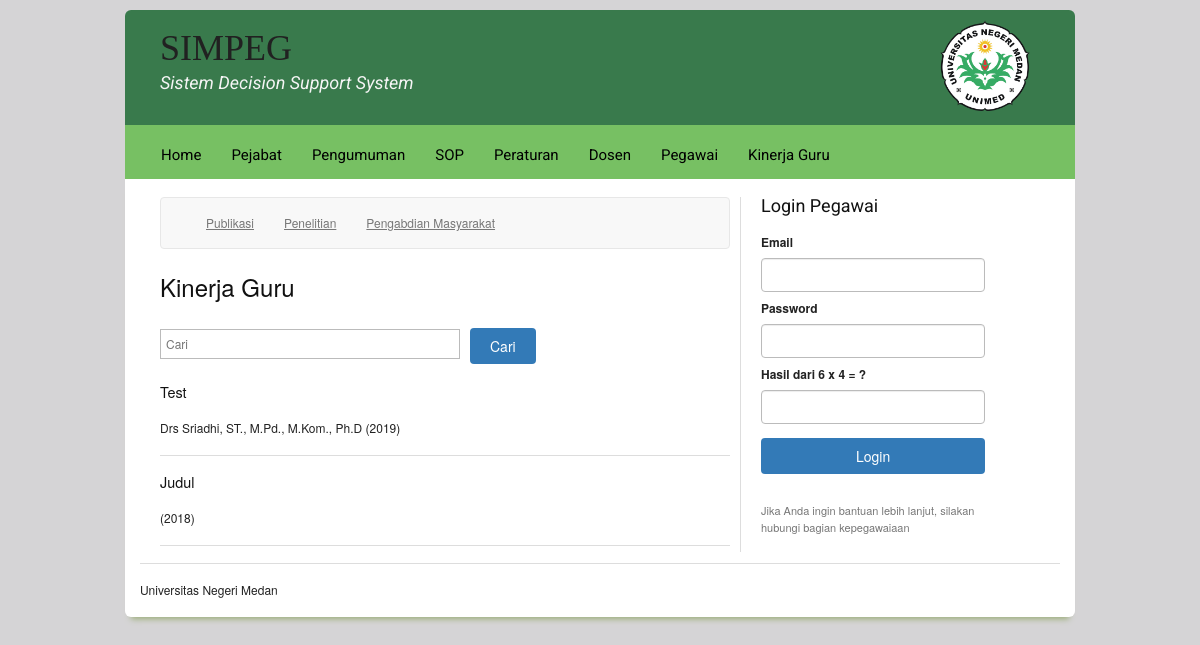
The page /web/kinerja/penelitian on the database its author committed.
### tables this page shows
CREATE TABLE `simpeg_identitas` (
  `id` int(11) NOT NULL,
  `kode` varchar(10) NOT NULL,
  `nama` varchar(100) NOT NULL,
  `alamat` varchar(255) NOT NULL,
  `kota` varchar(30) NOT NULL,
  `telp` varchar(30) NOT NULL,
  `fax` varchar(30) NOT NULL,
  `web` varchar(50) NOT NULL,
  `email` varchar(50) NOT NULL,
  `logo` varchar(50) NOT NULL,
  `instansi` varchar(100) NOT NULL,
  `fb` varchar(100) NOT NULL,
  `tw` varchar(100) NOT NULL,
  `ig` varchar(100) NOT NULL,
  `yt` varchar(100) NOT NULL,
  `footer` varchar(255) NOT NULL,
  `deskripsi` text NOT NULL,
  `keyword` text NOT NULL
);

CREATE TABLE `simpeg_penelitian` (
  `id` int(11) NOT NULL,
  `idsdm` varchar(9) NOT NULL,
  `tahun` year(4) NOT NULL,
  `sumber_dana` varchar(2) NOT NULL,
  `biaya_penelitian` double NOT NULL,
  `peran_penelitian` varchar(2) NOT NULL,
  `judul_penelitian` varchar(500) NOT NULL,
  `seo` varchar(600) NOT NULL,
  `dibaca` int(11) NOT NULL
);

CREATE TABLE `m_sdm` (
  `idsdm` varchar(9) NOT NULL,
  `jenis` enum('DOSEN','PEGAWAI') NOT NULL,
  `status` int(11) NOT NULL,
  `nip` varchar(25) NOT NULL,
  `nidn` varchar(20) DEFAULT NULL,
  `unit` int(11) NOT NULL,
  `nama` varchar(200) NOT NULL,
  `gelar_depan` varchar(50) NOT NULL,
  `gelar_belakang` varchar(50) NOT NULL,
  `agama` varchar(1) NOT NULL,
  `jk` varchar(1) NOT NULL,
  `tempat_lahir` varchar(200) NOT NULL,
  `tgl_lahir` date NOT NULL,
  `nik` varchar(25) NOT NULL,
  `status_nikah` varchar(2) NOT NULL,
  `hp` varchar(25) NOT NULL,
  `alamat` varchar(300) NOT NULL,
  `email` varchar(100) NOT NULL,
  `email_institusi` varchar(100) NOT NULL,
  `npwp` varchar(25) NOT NULL,
  `bank` varchar(1) NOT NULL,
  `norek` varchar(50) NOT NULL,
  `kodepos` varchar(10) NOT NULL,
  `mulai_masuk` date NOT NULL,
  `no_sk` varchar(50) NOT NULL,
  `kode_pendidikan` varchar(1) NOT NULL,
  `instansi_induk` varchar(2) NOT NULL,
  `status_aktif` varchar(2) NOT NULL DEFAULT 'A',
  `tgl_aktif` datetime NOT NULL DEFAULT CURRENT_TIMESTAMP,
  `ket_aktif` varchar(1000) NOT NULL DEFAULT 'Aktif',
  `pangkat_golongan` varchar(1) NOT NULL,
  `jabatan_fungsional` varchar(1) NOT NULL,
  `jabatan_struktural` varchar(1) NOT NULL,
  `orcid_id` varchar(64) DEFAULT NULL,
  `scholar_id` varchar(64) DEFAULT NULL,
  `sinta_id` varchar(64) DEFAULT NULL,
  `foto` varchar(100) NOT NULL,
  `salt` varchar(8) NOT NULL,
  `token` varchar(64) NOT NULL,
  `password` varchar(100) NOT NULL,
  `login_terakhir` datetime NOT NULL
);

### application/libraries/Template.php (called while the page is built)
<?php if ( ! defined('BASEPATH')) exit('No direct script access allowed');
class Template {
		var $template_data = array();
		function set($name, $value)
		{
			$this->template_data[$name] = $value;
		}
		function load($template = '', $view = '' , $view_data = array(), $return = FALSE)
		{
			$this->CI =& get_instance();
			$this->set('contents', $this->CI->load->view($view, $view_data, TRUE));
			return $this->CI->load->view($template, $this->template_data, $return);
		}
}

### application/controllers/Web.php (called while the page is built, shortened)
<?php
class Web extends CI_Controller {
    function kinerja($tab='publikasi'){
        $token=token();
        $this->session->set_userdata(array('token'=>$token));
        $data['token']=$token;
        $this->mathcaptcha->generatekode();
        $data['captcha']=$this->mathcaptcha->showcaptcha();
        $data['tab']=$tab;
        $data['tabs']=array('publikasi'=>'Publikasi','penelitian'=>'Penelitian','pengabdian'=>'Pengabdian Masyarakat');
        $cari=$this->session->cari;
        $data['cari']=$cari;
        if($tab=='publikasi')
        {
          $data['title']='Data Publikasi';
        }
        else if($tab=='penelitian')
        {
          $data['title']='Data Penelitian';
        }
        else if($tab=='pengabdian')
        {
          $data['title']='Data Pengabdian Masyarakat';
        }
     $query=$this->model_app->view_kinerja($tab,$cari);
     $jumlah=count($query);
      $config['per_page'] = 10;
      if ($this->uri->segment('4')==''){
        $dari = 0;
      }else{
        $hal=$this->uri->segment('4');
        $dari = ($hal-1) * $config['per_page'];
      }
      $data['judul'] = $data['title'];
      $data['total'] = $jumlah;
      $data['sisa'] = $config['per_page'];
      $data['dari'] = $dari;
      if (is_numeric($dari)) {
        $data['record'] = $this->model_app->view_kinerja_limit($tab,$cari,$dari,$config['per_page']);
      }else{
        redirect();
      }
        $this->template->load('front','front/kinerja',$data);
        }
}

### index.php (called while the page is built, shortened)
<?php
require_once BASEPATH.'core/CodeIgniter.php';

### application/models/Model_app.php (called while the page is built, shortened)
<?php
class Model_app extends CI_model{
    function view_kinerja($hal,$cari){
        if($hal=='publikasi')
        {
        return $this->db->query("SELECT * FROM simpeg_publikasi  WHERE judul LIKE '%$cari%' ORDER BY tahun DESC, judul ASC")->result_array();
        }
        else if($hal=='penelitian')
        {
        return $this->db->query("SELECT * FROM simpeg_penelitian  WHERE judul_penelitian LIKE '%$cari%' ORDER BY tahun DESC, judul_penelitian ASC")->result_array();
        }
        else if($hal=='pengabdian')
        {
        return $this->db->query("SELECT * FROM simpeg_pengabdian  WHERE judul LIKE '%$cari%' ORDER BY tahun DESC, judul ASC")->result_array();
        }
    }
    function view_kinerja_limit($hal,$cari,$dari,$baris){
        if($hal=='publikasi')
        {
        return $this->db->query("SELECT * FROM simpeg_publikasi  WHERE judul LIKE '%$cari%' ORDER BY tahun DESC, judul ASC LIMIT $dari,$baris")->result_array();
        }
        else if($hal=='penelitian')
        {
        return $this->db->query("SELECT * FROM simpeg_penelitian  WHERE judul_penelitian LIKE '%$cari%' ORDER BY tahun DESC, judul_penelitian ASC LIMIT $dari,$baris")->result_array();
        }
        else if($hal=='pengabdian')
        {
        return $this->db->query("SELECT * FROM simpeg_pengabdian  WHERE judul LIKE '%$cari%' ORDER BY tahun DESC, judul ASC LIMIT $dari,$baris")->result_array();
        }
    }
}

### application/helpers/engine_helper.php (called while the page is built, shortened)
<?php
function identitas($p){
        $ci = & get_instance();
        $bg = $ci->db->query("SELECT $p FROM simpeg_identitas WHERE id=1")->row_array();
        return $bg[$p];
    }
function viewSdm($p){
        $ci = & get_instance();
        $fav = $ci->db->query("SELECT nama,gelar_depan,gelar_belakang FROM m_sdm WHERE idsdm='$p'")->row_array();
        if($fav['gelar_depan']=='' AND $fav['gelar_belakang']=='')
        {
            return $fav['nama'];
        }
        else if($fav['gelar_depan']!='' AND $fav['gelar_belakang']=='')
        {
            return $fav['gelar_depan'].' '.$fav['nama'];
        }
        else if($fav['gelar_depan']=='' AND $fav['gelar_belakang']!='')
        {
            return $fav['nama'].', '.$fav['gelar_belakang'];
        }
        else
        {
            return $fav['gelar_depan'].' '.$fav['nama'].', '.$fav['gelar_belakang'];
        }
    }

### application/config/config.php (called while the page is built, shortened)
<?php
$config['base_url'] = (isset($_SERVER['HTTPS']) ? "https://" : "http://").$_SERVER['HTTP_HOST'].
						str_replace(basename($_SERVER['SCRIPT_NAME']),"",
						$_SERVER['SCRIPT_NAME']);
$config['index_page'] = '';
$config['uri_protocol']	= 'REQUEST_URI';
$config['url_suffix'] = '';
$config['language']	= 'english';
$config['charset'] = 'UTF-8';
$config['enable_hooks'] = FALSE;
$config['subclass_prefix'] = 'MY_';
$config['composer_autoload'] = FALSE;
$config['permitted_uri_chars'] = 'a-z 0-9~%.:_\-=';
$config['enable_query_strings'] = FALSE;
$config['controller_trigger'] = 'c';
$config['function_trigger'] = 'm';
$config['directory_trigger'] = 'd';
$config['allow_get_array'] = TRUE;
$config['log_threshold'] = 4;
$config['log_path'] = '';
$config['log_file_extension'] = '';
$config['log_file_permissions'] = 0644;
$config['log_date_format'] = 'Y-m-d H:i:s';
$config['error_views_path'] = '';
$config['cache_path'] = '';
$config['cache_query_string'] = FALSE;
$config['encryption_key'] = '';
$config['sess_driver']= 'files';
$config['sess_cookie_name']= 'ci_session';
$config['sess_expiration']= 0;
$config['sess_save_path']= APPPATH.'logs';
$config['sess_match_ip']= FALSE;
$config['sess_time_to_update']= 300;
$config['sess_regenerate_destroy']= FALSE;
$config['sess_use_database']= TRUE;
$config['sess_expire_on_close']= TRUE;
$config['sess_table_name']= 'ci_session';
$config['cookie_prefix']	= '';
$config['cookie_domain']	= '';
$config['cookie_path']		= '/';
$config['cookie_secure']	= FALSE;
$config['cookie_httponly'] 	= FALSE;
$config['standardize_newlines'] = FALSE;
$config['global_xss_filtering'] = FALSE;
$config['csrf_protection'] = FALSE;
$config['csrf_token_name'] = 'csrf_test_name';
$config['csrf_cookie_name'] = 'csrf_cookie_name';
$config['csrf_expire'] = 7200;
$config['csrf_regenerate'] = TRUE;
$config['csrf_exclude_uris'] = array();
$config['compress_output'] = FALSE;
$config['time_reference'] = 'local';
$config['rewrite_short_tags'] = FALSE;
$config['proxy_ips'] = '';

### application/config/pagination.php (called while the page is built, shortened)
<?php if(!defined('BASEPATH')) exit('Direct Access Not Allowed');
$config['full_tag_open'] = "<ul class='pagination m-t-0'>";
$config['full_tag_close'] ="</ul>";
$config['num_tag_open'] = '<li>';
$config['num_tag_close'] = '</li>';
$config['cur_tag_open'] = "<li class='active'><a href='#'>";
$config['cur_tag_close'] = "</a></li>";
$config['next_tag_open'] = "<li>";
$config['next_tagl_close'] = "</li>";
$config['prev_tag_open'] = "<li>";

### application/views/front/kinerja/penelitian.php (the view)
<?php
foreach ($record as $row) {
		echo '<h4>'.stripcslashes($row['judul_penelitian']).'</h4>';
 	echo '<p>'.viewSdm($row['idsdm']).' ('.$row['tahun'].')</p>';
 	echo '<hr>';
 }
?>

### application/views/front.php (shortened to what this page needs)
<!DOCTYPE html>
<html lang="en">
<head>
	<link href="<?=base_url()?>assets/plugins/jquery-ui/jquery-ui.min.css" rel="stylesheet" />
	<link href="<?=base_url()?>assets/plugins/bootstrap3/css/bootstrap.min.css" rel="stylesheet" />
	<link href="<?=base_url()?>assets/plugins/font-awesome/5.0/css/fontawesome-all.min.css" rel="stylesheet" />
	<link href="<?=base_url()?>assets/plugins/animate/animate.min.css" rel="stylesheet" />
	<link href="<?=base_url()?>assets/css/default/style-responsive.min.css" rel="stylesheet" />
	<link href="<?=base_url()?>assets/plugins/bootstrap-sweetalert/sweetalert.css" rel="stylesheet" />
	<link rel="stylesheet" href="<?=base_url()?>assets/css/front/screen.css" type="text/css" media="screen, projection">
	<link rel="stylesheet" href="<?=base_url()?>assets/css/front/print.css" type="text/css" media="print">
	<link rel="stylesheet" href="<?=base_url()?>assets/css/front/custom.css" type="text/css">
	<link rel="stylesheet" href="<?=base_url()?>assets/css/front/fancy-type/screen.css" type="text/css" media="screen, projection">
</head>
<body id="target-element" style="margin: auto; padding: 10px;">
	<div class="container circular-top-border" id="header">
		<div class="span-20">
			<h1 class="" style="font-family: 'Vollkorn', serif; padding: 20px 0px 0px 20px">SIMPEG</h1>
			<h3 style="font-style: italic; color:#F5F5F5; font-family: 'Roboto', sans-serif; padding: 0; padding-left: 20px; margin-top: -10px"><?=identitas('nama')?></h3>
		</div>
		<div class="span-3" style="margin: 10px 0px">
			<img src="<?=base_url()?>assets/img/<?=identitas('logo')?>" height="91" alt="" class="" >
		</div>
	</div>
	<div id="">
		<div class="container" id="navbar">
			<div class="span-24" style="margin: 4px 0px">
				<div id="primary_nav_wrap">
					<ul>
						<li><a href="<?=base_url()?>">Home</a></li>
						<li><a href="<?=base_url('web/pejabat')?>">Pejabat</a></li>
						<li><a href="<?=base_url('web/pengumuman')?>">Pengumuman</a></li>
						<li><a href="<?=base_url('web/sop')?>">SOP</a></li>
						<li><a href="<?=base_url('web/peraturan')?>">Peraturan</a></li>
						<li><a href="<?=base_url('web/dosen')?>">Dosen</a></li>
						<li><a href="<?=base_url('web/pegawai')?>">Pegawai</a></li>
						<li><a href="<?=base_url('web/kinerja')?>">Kinerja Guru</a></li>
					</ul>
				</div>
			</div>
		</div>
	</div>
	<div class="container main circular-bottom-border">
		<div class="span-15 prepend-1" style="padding-left: 20px;">
			<?php
					echo $contents;
				?>
		</div>
		<div class="span-7 last" style="border-left: 1px solid #ddd; padding-left: 20px; margin-bottom: 10px">
			<h3 style="font-family: 'Roboto', sans-serif;">Login Pegawai</h3>
				<form action="<?=base_url('login')?>" method="post" accept-charset= utf-8>
					<label for="uid">Email</label><br>
					<input type="email" class="text form-control" id="username" name="email" style="width: 90%">
					<label for="pass">Password</label><br>
					<input type="password" class="text form-control" id="pass" name="password" style="width: 90%">
					<label for="pass"><?=$captcha?></label>
					<input type="number" class="text form-control" id="pass" name="captcha" style="width: 90%" required>
					<div style="margin-top: 6px">
						<input type="submit" name="login" value="Login" class="btn btn-primary btn-hover-green" style="width: 90%; margin-top: 0.5em">
					</div>
				</form>
				<br>
			<p style="margin-top: 10px; font-size: 11px; color: #777">Jika Anda ingin bantuan lebih lanjut, silakan hubungi bagian kepegawaiaan</p>
		</div>
		<hr>
		<?=identitas('footer')?>
	</div>
</body>
</html>

### rows shown on the page
simpeg_identitas: nama "Sistem Decision Support System", logo (picture), footer "Universitas Negeri Medan"
simpeg_penelitian: judul_penelitian "Test", idsdm.gelar_belakang "Drs Sriadhi, ST., M.Pd., M.Kom., Ph.D", tahun "2019"
simpeg_penelitian: judul_penelitian "Judul", tahun "2018"

### other values the page prints
$key "Publikasi"
$key "Penelitian"
$key "Pengabdian Masyarakat"
$captcha "Hasil dari 6 x 4 = ?"
